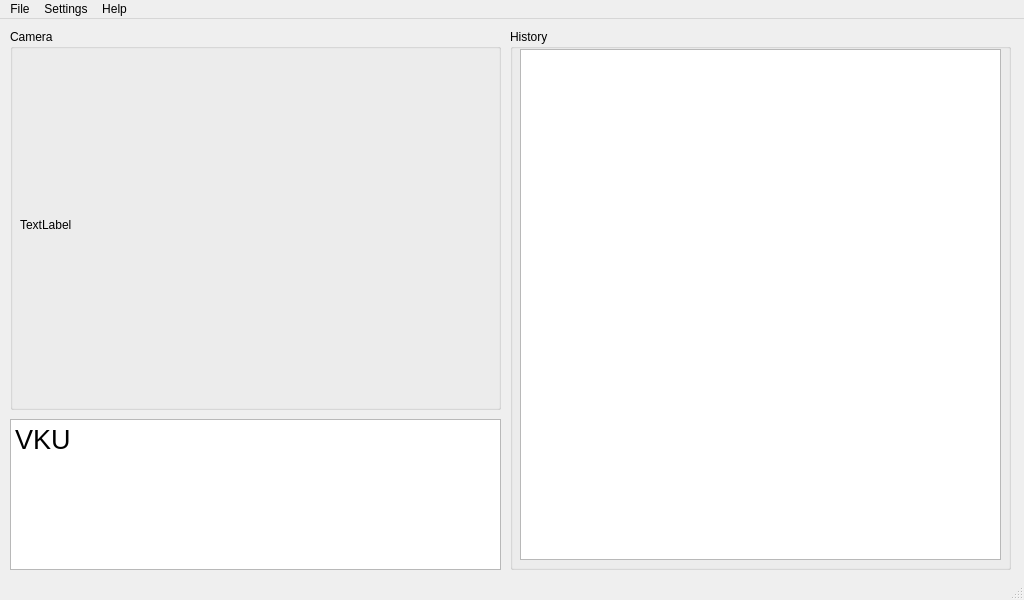
<?xml version="1.0" encoding="UTF-8"?>
<ui version="4.0">
 <class>MainWindow</class>
 <widget class="QMainWindow" name="MainWindow">
  <property name="geometry">
   <rect>
    <x>0</x>
    <y>0</y>
    <width>1024</width>
    <height>600</height>
   </rect>
  </property>
  <property name="windowTitle">
   <string>Camera Detection</string>
  </property>
  <widget class="QWidget" name="centralwidget">
   <widget class="QGroupBox" name="groupBox">
    <property name="geometry">
     <rect>
      <x>10</x>
      <y>10</y>
      <width>491</width>
      <height>381</height>
     </rect>
    </property>
    <property name="title">
     <string>Camera</string>
    </property>
    <widget class="QLabel" name="label_videoFrame">
     <property name="geometry">
      <rect>
       <x>10</x>
       <y>20</y>
       <width>471</width>
       <height>351</height>
      </rect>
     </property>
     <property name="text">
      <string>TextLabel</string>
     </property>
    </widget>
   </widget>
   <widget class="QGroupBox" name="groupBox_2">
    <property name="geometry">
     <rect>
      <x>510</x>
      <y>10</y>
      <width>501</width>
      <height>541</height>
     </rect>
    </property>
    <property name="title">
     <string>History</string>
    </property>
    <widget class="QTableView" name="tableView_Data">
     <property name="geometry">
      <rect>
       <x>10</x>
       <y>20</y>
       <width>481</width>
       <height>511</height>
      </rect>
     </property>
    </widget>
   </widget>
   <widget class="QPlainTextEdit" name="plainTextEdit">
    <property name="geometry">
     <rect>
      <x>10</x>
      <y>400</y>
      <width>491</width>
      <height>151</height>
     </rect>
    </property>
    <property name="font">
     <font>
      <pointsize>20</pointsize>
     </font>
    </property>
    <property name="plainText">
     <string>VKU</string>
    </property>
   </widget>
  </widget>
  <widget class="QMenuBar" name="menubar">
   <property name="geometry">
    <rect>
     <x>0</x>
     <y>0</y>
     <width>1024</width>
     <height>26</height>
    </rect>
   </property>
   <widget class="QMenu" name="menuFime">
    <property name="title">
     <string>File</string>
    </property>
    <addaction name="actionQuit"/>
   </widget>
   <widget class="QMenu" name="menuSetting">
    <property name="title">
     <string>Settings</string>
    </property>
    <addaction name="actionConfig_Customer"/>
    <addaction name="actionConfig_Employee"/>
    <addaction name="actionConfig_Item"/>
    <addaction name="actionConfig_Invoice"/>
   </widget>
   <widget class="QMenu" name="menuAbout">
    <property name="title">
     <string>Help</string>
    </property>
    <addaction name="actionAbout"/>
   </widget>
   <addaction name="menuFime"/>
   <addaction name="menuSetting"/>
   <addaction name="menuAbout"/>
  </widget>
  <widget class="QStatusBar" name="statusbar"/>
  <action name="actionQuit">
   <property name="text">
    <string>Quit</string>
   </property>
  </action>
  <action name="actionConfig_Customer">
   <property name="text">
    <string>Config Customer</string>
   </property>
  </action>
  <action name="actionAbout">
   <property name="text">
    <string>About</string>
   </property>
  </action>
  <action name="actionConfig_Item">
   <property name="text">
    <string>Config Item</string>
   </property>
  </action>
  <action name="actionConfig_Invoice">
   <property name="text">
    <string>Config Invoice</string>
   </property>
  </action>
  <action name="actionConfig_Employee">
   <property name="text">
    <string>Config Employee</string>
   </property>
  </action>
 </widget>
 <resources/>
 <connections>
  <connection>
   <sender>actionQuit</sender>
   <signal>triggered()</signal>
   <receiver>MainWindow</receiver>
   <slot>close()</slot>
   <hints>
    <hint type="sourcelabel">
     <x>-1</x>
     <y>-1</y>
    </hint>
    <hint type="destinationlabel">
     <x>399</x>
     <y>299</y>
    </hint>
   </hints>
  </connection>
 </connections>
</ui>
